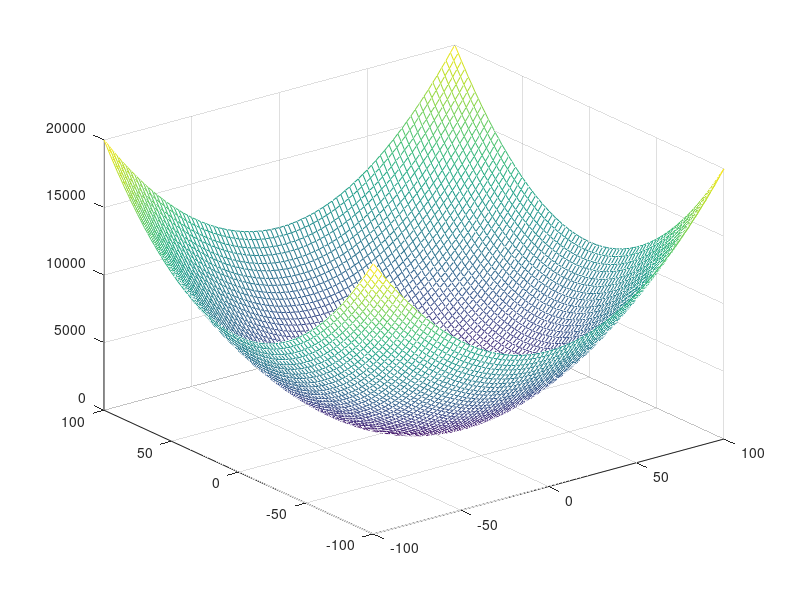
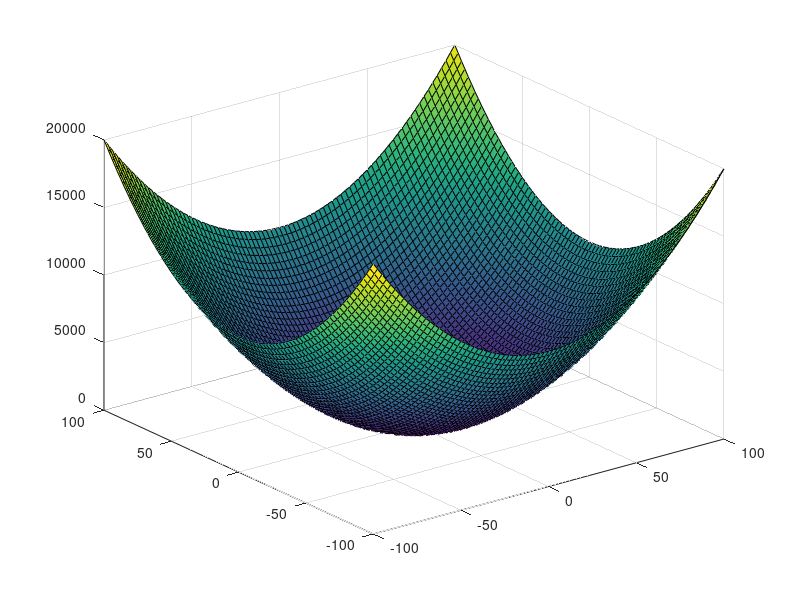

These charts were generated, in order, by the following MATLAB code:
clc;clear;close all;

[X,Y] = meshgrid(linspace(-100,100,81));


temp1=X.^2-10*cos(2*pi.*X);
temp2=Y.^2-10*cos(2*pi.*Y);
Z=temp1+temp2+20;
axis([-10,10,-10,10]);

mesh(X,Y,Z);%线框图
figure();
surf(X,Y,Z);%表面图
